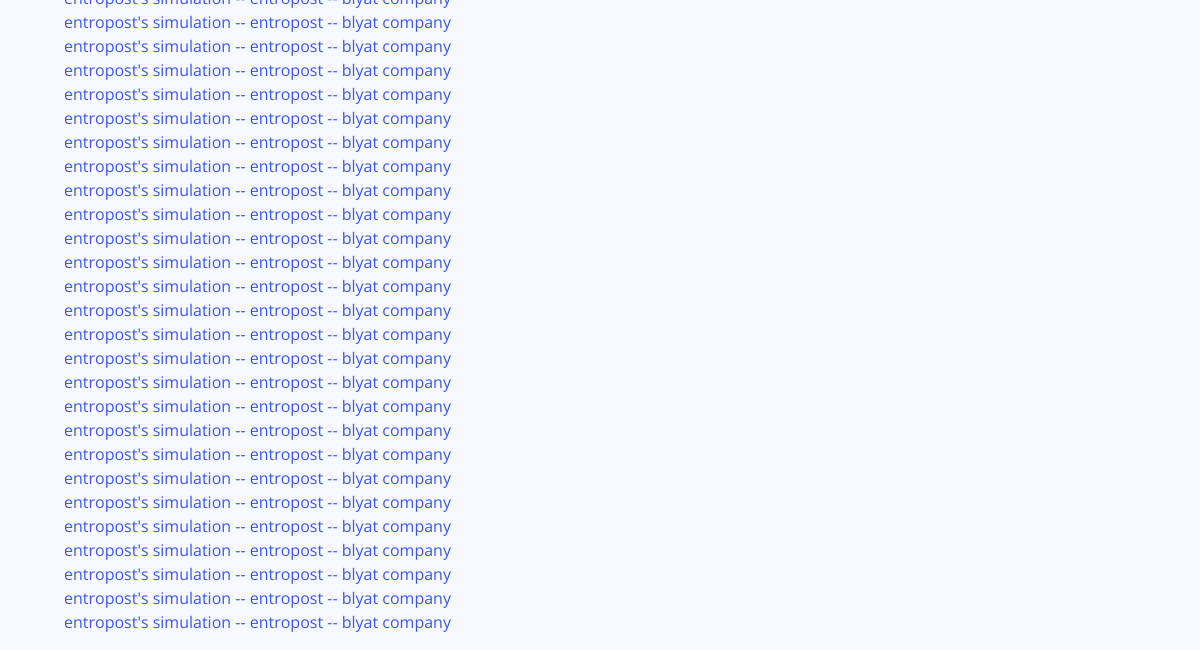
The page /sessions (signed in, lower part) on the database as committed earlier.
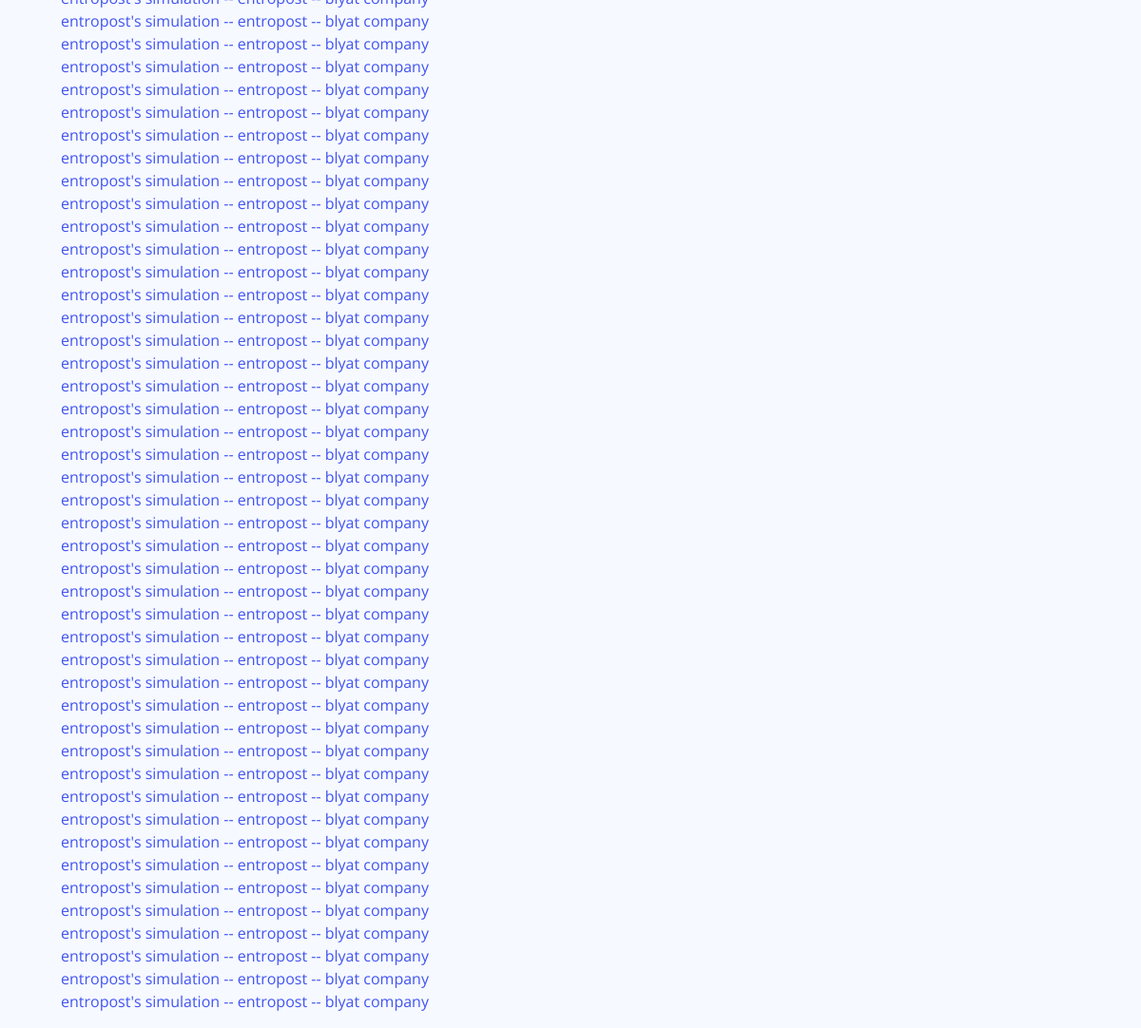
The same page on the database as committed later.
### simGame/models.py (models this page shows)
class Company(models.Model):
    simgame = models.ForeignKey(simGame, on_delete = models.RESTRICT)
    owner = models.ForeignKey(User, on_delete = models.RESTRICT, null = True)
    month = models.IntegerField()
    name = models.CharField(max_length=100)
    priceP1 = models.DecimalField(max_digits=8, decimal_places=2, null = True, blank = True)
    priceP2 = models.DecimalField(max_digits=8, decimal_places=2, null = True, blank = True)
    priceP3 = models.DecimalField(max_digits=8, decimal_places=2, null = True, blank = True)
    pubBrand = models.DecimalField(max_digits=8, decimal_places=2, null = True, blank = True)
    pubP1 = models.DecimalField(max_digits=8, decimal_places=2, null = True, blank = True)
    pubP2 = models.DecimalField(max_digits=8, decimal_places=2, null = True, blank = True)
    pubP3 = models.DecimalField(max_digits=8, decimal_places=2, null = True, blank = True)
    payDelP1 = models.IntegerField(null = True, blank = True)
    payDelP2 = models.IntegerField(null = True, blank = True)
    payDelP3 = models.IntegerField(null = True, blank = True)
    prodOrderP1 = models.IntegerField(null = True, blank = True)
    prodOrderP2 = models.IntegerField(null = True, blank = True)
    prodOrderP3 = models.IntegerField(null = True, blank = True)
    acqMoul = models.IntegerField(null = True, blank = True)
    acqFin = models.IntegerField(null = True, blank = True)
    cesMoul = models.IntegerField(null = True, blank = True)
    cesFin = models.IntegerField(null = True, blank = True)
    newLeasingMoul = models.IntegerField(null = True, blank = True)
    newLeasingFin = models.IntegerField(null = True, blank = True)
    comWood1 = models.DecimalField(max_digits=8, decimal_places=2, null = True, blank = True)
    comWood2 = models.DecimalField(max_digits=8, decimal_places=2, null = True, blank = True)
    comWood3 = models.DecimalField(max_digits=8, decimal_places=2, null = True, blank = True)
    comPlastic1 = models.DecimalField(max_digits=8, decimal_places=2, null = True, blank = True)
    comPlastic2 = models.DecimalField(max_digits=8, decimal_places=2, null = True, blank = True)
    comPlastic3 = models.DecimalField(max_digits=8, decimal_places=2, null = True, blank = True)
    commercialRepHirings = models.IntegerField(null = True, blank = True)
    commercialRepDismissals = models.IntegerField(null = True, blank = True)
    commercialRepBaseSalary = models.DecimalField(max_digits=8, decimal_places=2, null = True, blank = True)
    commercialRepCommisions = models.DecimalField(max_digits=4, decimal_places=2, null = True, blank = True)
    productionDirHirings = models.IntegerField(null = True, blank = True)
    productionDirDismissals = models.IntegerField(null = True, blank = True)
    productionDirBaseSalary = models.DecimalField(max_digits=8, decimal_places=2, null = True, blank = True)
    productionExecHirings = models.IntegerField(null = True, blank = True)
    productionExecDismissals = models.IntegerField(null = True, blank = True)
    productionExecBaseSalary = models.DecimalField(max_digits=8, decimal_places=2, null = True, blank = True)
    productionEmpHirings = models.IntegerField(null = True, blank = True)
    productionEmpDismissals = models.IntegerField(null = True, blank = True)
    productionEmpBaseSalary = models.DecimalField(max_digits=8, decimal_places=2, null = True, blank = True)
    supplyDirHirings = models.IntegerField(null = True, blank = True)
    supplyDirDismissals = models.IntegerField(null = True, blank = True)
    supplyDirBaseSalary = models.DecimalField(max_digits=8, decimal_places=2, null = True, blank = True)
    supplyExecHirings = models.IntegerField(null = True, blank = True)
    supplyExecDismissals = models.IntegerField(null = True, blank = True)
    supplyExecBaseSalary = models.DecimalField(max_digits=8, decimal_places=2, null = True, blank = True)
    supplyEmpHirings = models.IntegerField(null = True, blank = True)
    supplyEmpDismissals = models.IntegerField(null = True, blank = True)
    supplyEmpBaseSalary = models.DecimalField(max_digits=8, decimal_places=2, null = True, blank = True)
    administrationDirHirings = models.IntegerField(null = True, blank = True)
    administrationDirDismissals = models.IntegerField(null = True, blank = True)
    administrationDirBaseSalary = models.DecimalField(max_digits=8, decimal_places=2, null = True, blank = True)
    administrationExecHirings = models.IntegerField(null = True, blank = True)
    administrationExecDimissals = models.IntegerField(null = True, blank = True)
    administrationExecBaseSalary = models.IntegerField(null = True, blank = True)
    administrationEmpHirings = models.IntegerField(null = True, blank = True)
    administrationEmpDismissals = models.IntegerField(null = True, blank = True)
    administrationEmpBaseSalary = models.DecimalField(max_digits=8, decimal_places=2, null = True, blank = True)
    savingsInvestment = models.DecimalField(max_digits=10, decimal_places=2, null = True, blank = True)
    savingsWithdrawal = models.DecimalField(max_digits=10, decimal_places=2, null = True, blank = True)
    insuranceSubscription = models.BooleanField(null = True, blank = True)
    scoreQAP1 = models.DecimalField(max_digits=5, decimal_places=2, null = True, blank = True)
    scoreQAP2 = models.DecimalField(max_digits=5, decimal_places=2, null = True, blank = True)
    scoreQAP3 = models.DecimalField(max_digits=5, decimal_places=2, null = True, blank = True)
    scoreQPP1 = models.DecimalField(max_digits=5, decimal_places=2, null = True, blank = True)
    scoreQPP2 = models.DecimalField(max_digits=5, decimal_places=2, null = True, blank = True)
    scoreQPP3 = models.DecimalField(max_digits=5, decimal_places=2, null = True, blank = True)
    scoreSatP1 = models.DecimalField(max_digits=5, decimal_places=2, null = True, blank = True)
    scoreSatP2 = models.DecimalField(max_digits=5, decimal_places=2, null = True, blank = True)
    scoreSatP3 = models.DecimalField(max_digits=5, decimal_places=2, null = True, blank = True)
    scorePubBrandP1 = models.DecimalField(max_digits=5, decimal_places=2, null = True, blank = True)
    scorePubBrandP2 = models.DecimalField(max_digits=5, decimal_places=2, null = True, blank = True)
    scorePubBrandP3 = models.DecimalField(max_digits=5, decimal_places=2, null = True, blank = True)
    scorePubP1 = models.DecimalField(max_digits=5, decimal_places=2, null = True, blank = True)
    scorePubP2 = models.DecimalField(max_digits=5, decimal_places=2, null = True, blank = True)
    scorePubP3 = models.DecimalField(max_digits=5, decimal_places=2, null = True, blank = True)
    scorePayDelP1 = models.DecimalField(max_digits=5, decimal_places=2, null = True, blank = True)
    scorePayDelP2 = models.DecimalField(max_digits=5, decimal_places=2, null = True, blank = True)
    scorePayDelP3 = models.DecimalField(max_digits=5, decimal_places=2, null = True, blank = True)
    scoreSellingForceP1 = models.DecimalField(max_digits=5, decimal_places=2, null = True, blank = True)
    scoreSellingForceP2 = models.DecimalField(max_digits=5, decimal_places=2, null = True, blank = True)
    scoreSellingForceP3 = models.DecimalField(max_digits=5, decimal_places=2, null = True, blank = True)
    salesP1 = models.IntegerField(null = True, blank = True)
    salesP2 = models.IntegerField(null = True, blank = True)
    salesP3 =  models.IntegerField(null = True, blank = True)
    salesGlob = models.IntegerField(null = True, blank = True)
    revenueP1 = models.DecimalField(max_digits=12, decimal_places=2, null = True, blank = True)
    revenueP2 = models.DecimalField(max_digits=12, decimal_places=2, null = True, blank = True)
    revenueP3 = models.DecimalField(max_digits=12, decimal_places=2, null = True, blank = True)
    revenueGlob = models.DecimalField(max_digits=12, decimal_places=2, null = True, blank = True)
    decisionsSaved = models.BooleanField(default=False)
    is_simulated = models.BooleanField(default=False)
    created_at = models.DateTimeField(auto_now_add=True)
    updated_at = models.DateTimeField(auto_now=True)
    revenueVariations = models.DecimalField(max_digits=5, decimal_places=2, null=True, blank=True)
    salesVariations = models.DecimalField(max_digits=5, decimal_places=2, null=True, blank=True)
    marketPartP1 = models.DecimalField(max_digits=5, decimal_places=2, null=True, blank=True)
    marketPartP2 = models.DecimalField(max_digits=5, decimal_places=2, null=True, blank=True)
    marketPartP3 = models.DecimalField(max_digits=5, decimal_places=2, null=True, blank=True)
    marketPartGlob = models.DecimalField(max_digits=5, decimal_places=2, null=True, blank=True)
    marketPartVar = models.DecimalField(max_digits=5, decimal_places=2, null=True, blank=True)
    intangibleAssets = models.DecimalField(max_digits=12, decimal_places=2, null=True, blank=True)
    land = models.DecimalField(max_digits=12, decimal_places=2, null=True, blank=True)
    constructions = models.DecimalField(max_digits=12, decimal_places=2, null=True, blank=True)
    machines = models.DecimalField(max_digits=12, decimal_places=2, null=True, blank=True)
    rawMaterials = models.DecimalField(max_digits=12, decimal_places=2, null=True, blank=True)
    finishedProducts = models.DecimalField(max_digits=12, decimal_places=2, null=True, blank=True)
    accountsReceivable = models.DecimalField(max_digits=12, decimal_places=2, null=True, blank=True)
    defferedTaxAssets = models.DecimalField(max_digits=12, decimal_places=2, null=True, blank=True)
    taxDeposit = models.DecimalField(max_digits=12, decimal_places=2, null=True, blank=True)
    savingsAccount = models.DecimalField(max_digits=12, decimal_places=2, null=True, blank=True)
    cash = models.DecimalField(max_digits=12, decimal_places=2, null=True, blank=True)
    capital = models.DecimalField(max_digits=12, decimal_places=2, null=True, blank=True)
    legalReserves = models.DecimalField(max_digits=12, decimal_places=2, null=True, blank=True)
    optionalReserves = models.DecimalField(max_digits=12, decimal_places=2, null=True, blank=True)
    retainedEarnings = models.DecimalField(max_digits=12, decimal_places=2, null=True, blank=True)
    riskProvisons = models.DecimalField(max_digits=12, decimal_places=2, null=True, blank=True)
    loans = models.DecimalField(max_digits=12, decimal_places=2, null=True, blank=True)
    accountsPayable = models.DecimalField(max_digits=12, decimal_places=2, null=True, blank=True)
    defferedTaxLiabilities = models.DecimalField(max_digits=12, decimal_places=2, null=True, blank=True)
    incomeTaxLiabilities = models.DecimalField(max_digits=12, decimal_places=2, null=True, blank=True)
    otherLiabilities = models.DecimalField(max_digits=12, decimal_places=2, null=True, blank=True)

class simGame(models.Model):
    name = models.CharField(max_length=100)
    host = models.ForeignKey(User, on_delete = models.RESTRICT, null = True)
    status = models.CharField(max_length=10)
    scenario = models.CharField(max_length=15)
    month = models.IntegerField(null = True)
    maxCompanies = models.IntegerField(null = True)
    duration = models.IntegerField(null = True)
    created_at = models.DateTimeField(auto_now_add=True)
    updated_at = models.DateTimeField(auto_now=True)

### simGame/views.py (the view)
# urls.py: path("sessions", views.mysimgames, name="my-sessions"),
@login_required(login_url='login')
def mysimgames(request):
    allCompanies = Company.objects.filter(owner = request.user)
    return render(request, 'sessions.html', {'companies':allCompanies})

### simGame/templates/sessions.html
{% include 'base.html' %}
{% block content %}
{% if page == "allGames" %}
<h3>All Joinable Sessions</h3>
<div>
    <ul>
{% for simgame in games %}
<div>
<ul><a href="{% url 'join-session' simgame.id %}">{{simgame.name}} -- {{simgame.host}} </a></ul>
</div>
{% endfor %}
</ul>
</div>
{% else %}
<div>
    <ul>
{% for company in companies %}
<div>
<ul><a href="{% url 'play-simgame' company.simgame.id %}">{{company.simgame.name}} -- {{company.simgame.host}} -- {{company.name}}</a></ul>
</div>
{% endfor %}
</ul>
</div>
{% endif %}
{% endblock content %}

Rows that differ between the two databases and show on the page:
added Company: simgame.name "entropost's simulation", simgame.host "entropost", name "blyat company"
added Company: simgame.name "entropost's simulation", simgame.host "entropost", name "blyat company"
added Company: simgame.name "entropost's simulation", simgame.host "entropost", name "blyat company"
added Company: simgame.name "entropost's simulation", simgame.host "entropost", name "blyat company"
added Company: simgame.name "entropost's simulation", simgame.host "entropost", name "blyat company"
added Company: simgame.name "entropost's simulation", simgame.host "entropost", name "blyat company"
added Company: simgame.name "entropost's simulation", simgame.host "entropost", name "blyat company"
added Company: simgame.name "entropost's simulation", simgame.host "entropost", name "blyat company"
added Company: simgame.name "entropost's simulation", simgame.host "entropost", name "blyat company"
added Company: simgame.name "entropost's simulation", simgame.host "entropost", name "blyat company"
added Company: simgame.name "entropost's simulation", simgame.host "entropost", name "blyat company"
added Company: simgame.name "entropost's simulation", simgame.host "entropost", name "blyat company"
added Company: simgame.name "entropost's simulation", simgame.host "entropost", name "blyat company"
added Company: simgame.name "entropost's simulation", simgame.host "entropost", name "blyat company"
added Company: simgame.name "entropost's simulation", simgame.host "entropost", name "blyat company"
added Company: simgame.name "entropost's simulation", simgame.host "entropost", name "blyat company"
added Company: simgame.name "entropost's simulation", simgame.host "entropost", name "blyat company"
added Company: simgame.name "entropost's simulation", simgame.host "entropost", name "blyat company"
